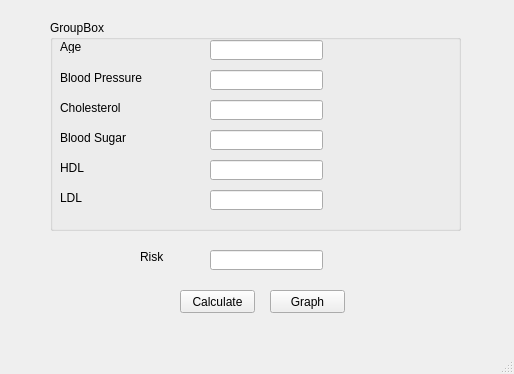
<?xml version="1.0" encoding="UTF-8"?>
<ui version="4.0">
 <class>MainWindow</class>
 <widget class="QMainWindow" name="MainWindow">
  <property name="geometry">
   <rect>
    <x>0</x>
    <y>0</y>
    <width>514</width>
    <height>374</height>
   </rect>
  </property>
  <property name="windowTitle">
   <string>MainWindow</string>
  </property>
  <widget class="QWidget" name="centralwidget">
   <widget class="QPushButton" name="btnCalc">
    <property name="geometry">
     <rect>
      <x>180</x>
      <y>290</y>
      <width>75</width>
      <height>23</height>
     </rect>
    </property>
    <property name="text">
     <string>Calculate</string>
    </property>
   </widget>
   <widget class="QPushButton" name="btnGraph">
    <property name="geometry">
     <rect>
      <x>270</x>
      <y>290</y>
      <width>75</width>
      <height>23</height>
     </rect>
    </property>
    <property name="text">
     <string>Graph</string>
    </property>
   </widget>
   <widget class="QGroupBox" name="grpInputBox">
    <property name="geometry">
     <rect>
      <x>50</x>
      <y>20</y>
      <width>411</width>
      <height>211</height>
     </rect>
    </property>
    <property name="title">
     <string>GroupBox</string>
    </property>
    <widget class="QLabel" name="lblAge">
     <property name="geometry">
      <rect>
       <x>10</x>
       <y>20</y>
       <width>47</width>
       <height>13</height>
      </rect>
     </property>
     <property name="text">
      <string>Age</string>
     </property>
    </widget>
    <widget class="QLabel" name="lblBloodPressure">
     <property name="geometry">
      <rect>
       <x>10</x>
       <y>50</y>
       <width>101</width>
       <height>16</height>
      </rect>
     </property>
     <property name="text">
      <string>Blood Pressure</string>
     </property>
    </widget>
    <widget class="QLabel" name="lblCholesterol">
     <property name="geometry">
      <rect>
       <x>10</x>
       <y>80</y>
       <width>71</width>
       <height>16</height>
      </rect>
     </property>
     <property name="text">
      <string>Cholesterol</string>
     </property>
    </widget>
    <widget class="QLabel" name="lblBloodSugar">
     <property name="geometry">
      <rect>
       <x>10</x>
       <y>110</y>
       <width>81</width>
       <height>16</height>
      </rect>
     </property>
     <property name="text">
      <string>Blood Sugar</string>
     </property>
    </widget>
    <widget class="QLabel" name="lblHDL">
     <property name="geometry">
      <rect>
       <x>10</x>
       <y>140</y>
       <width>81</width>
       <height>16</height>
      </rect>
     </property>
     <property name="text">
      <string>HDL</string>
     </property>
    </widget>
    <widget class="QLabel" name="lblLDL">
     <property name="geometry">
      <rect>
       <x>10</x>
       <y>170</y>
       <width>81</width>
       <height>16</height>
      </rect>
     </property>
     <property name="text">
      <string>LDL</string>
     </property>
    </widget>
    <widget class="QLineEdit" name="iptAge">
     <property name="geometry">
      <rect>
       <x>160</x>
       <y>20</y>
       <width>113</width>
       <height>20</height>
      </rect>
     </property>
    </widget>
    <widget class="QLineEdit" name="iptBP">
     <property name="geometry">
      <rect>
       <x>160</x>
       <y>50</y>
       <width>113</width>
       <height>20</height>
      </rect>
     </property>
    </widget>
    <widget class="QLineEdit" name="iptCholesterol">
     <property name="geometry">
      <rect>
       <x>160</x>
       <y>80</y>
       <width>113</width>
       <height>20</height>
      </rect>
     </property>
    </widget>
    <widget class="QLineEdit" name="iptBloodSugar">
     <property name="geometry">
      <rect>
       <x>160</x>
       <y>110</y>
       <width>113</width>
       <height>20</height>
      </rect>
     </property>
    </widget>
    <widget class="QLineEdit" name="iptHDL">
     <property name="geometry">
      <rect>
       <x>160</x>
       <y>140</y>
       <width>113</width>
       <height>20</height>
      </rect>
     </property>
    </widget>
    <widget class="QLineEdit" name="iptLDL">
     <property name="geometry">
      <rect>
       <x>160</x>
       <y>170</y>
       <width>113</width>
       <height>20</height>
      </rect>
     </property>
    </widget>
   </widget>
   <widget class="QLabel" name="lblRisk">
    <property name="geometry">
     <rect>
      <x>140</x>
      <y>250</y>
      <width>47</width>
      <height>13</height>
     </rect>
    </property>
    <property name="text">
     <string>Risk</string>
    </property>
   </widget>
   <widget class="QLineEdit" name="optRisk">
    <property name="geometry">
     <rect>
      <x>210</x>
      <y>250</y>
      <width>113</width>
      <height>20</height>
     </rect>
    </property>
    <property name="readOnly">
     <bool>true</bool>
    </property>
   </widget>
  </widget>
  <widget class="QStatusBar" name="statusbar">
   <property name="enabled">
    <bool>true</bool>
   </property>
  </widget>
 </widget>
 <resources/>
 <connections/>
</ui>
